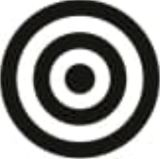
#> input picture inputs/omr_marker.jpg, 160 x 159 px; its folder holds only this picture in this run
$ python -i utils.py   (imports and definitions only)   (older library calls are emulated)
#> lines starting #> are read from the running program, lines starting #| are printed output that depends on the picture; after the words box and inside, x2 and y2 are one past the last pixel; in counts of white or black regions, pixels touching at a corner belong together
"""

Bu forku Düzenleyenler
MEB Cisco Python Eğitici Eğitimi - Grup 8 Üyeleri


Ana Proje
--------------------------------
Designed and Developed by-
Udayraj Deshmukh
https://github.com/Udayraj123

--------------------------------

"""
# Locals
saveImgList = {}
resetpos = [0,0]
# resim pencerelerini konumlandırmak için
windowX,windowY = 0,0

import re
import os
import sys
import cv2
import glob
import numpy as np
import pandas as pd
import matplotlib.pyplot as plt
plt.rcParams['figure.figsize'] = (10.0, 8.0)

from pathlib import Path
from random import randint
from imutils import grab_contours
# from skimage.filters import threshold_adaptive

import config
import template

# [34 lines left out: functions setup_dirs, waitQ, not called in this run]


def normalize_util(img, alpha=0, beta=255):
    return cv2.normalize(img, alpha, beta, norm_type=cv2.NORM_MINMAX)


# [187 lines left out: functions normalize_hist, resize_util, resize_util_h, show, putLabel, drawTemplateLayout and 3 more, not called in this run]


def dist(p1, p2):
    return np.linalg.norm(np.array(p1) - np.array(p2))


# [4 lines left out: function get_reflection, not called in this run]


def printbuf(x):
    sys.stdout.write(str(x))
    sys.stdout.write('\r')


# [38 lines left out: functions get_fourth_pt, angle, checkMaxCosine, not called in this run]


def validateRect(approx):
    # TODO: add logic from app?!
    return len(approx) == 4 and checkMaxCosine(approx.reshape(4, 2))


# [11 lines left out: function auto_canny, not called in this run]


def resetSaveImg(key):
    global saveImgList
    saveImgList[key] = []

# [118 lines left out: functions appendSaveImg, findPage, getBestMatch, adjust_gamma, not called in this run]


clahe = cv2.createCLAHE(clipLimit=5.0, tileGridSize=(8, 8))
# TODO Fill these for stats
thresholdCircles = []
badThresholds = []
veryBadPoints = []


# [333 lines left out: functions getROI, handle_markers, getGlobalThreshold, getLocalThreshold, not called in this run]

# [14 lines of commented-out code are left out]


def saveImg(path, final_marked):
    print('Resim ' + path + ' konumuna kaydediliyor')
    cv2.imwrite(path, final_marked)


# [381 lines left out: functions readResponse, saveOrShowStacks, not called in this run]

>>> import cv2
>>> picture = cv2.imread('inputs/omr_marker.jpg')
#> picture is the input picture: shape (159, 160, 3); mean B, G, R 141.6, 144.1, 143.9
>>> result = findPage(picture)
#> in findPage, `ret, image_norm = cv2.threshold(image_norm, 200, 255, cv2.THRESH_TRUNC)`:
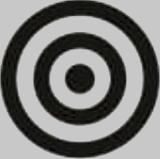
#> image_norm: shape (159, 160, 3); mean B, G, R 118.3, 120.1, 119.9
#> call 2 of normalize_util, with alpha = 0, beta = 255
#> in normalize_util (call 2), `return cv2.normalize(img, alpha, beta, norm_type=cv2.NORM_MINMAX)`:
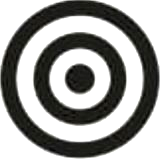
#> returned value: shape (159, 160, 3); mean of channels 0, 1, 2 150.9, 153.1, 152.9; drawn as B, G, R
#> in findPage, `closed = cv2.morphologyEx(image_norm, cv2.MORPH_CLOSE, kernel)`:
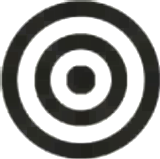
#> closed: shape (159, 160, 3); mean B, G, R 155.3, 157.5, 157.3
#> in findPage, `edge = cv2.Canny(closed, 185, 55)`:
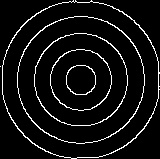
#> edge: shape (159, 160); 6.8% white in thin lines or dots
#> in findPage, `cnts = grab_contours( cv2.findContours( edge, cv2.RETR_LIST, cv2.CHAIN..`: cnts = 11 contours, 1 with area under 20; largest, box (x1, y1, x2, y2) and area: (2, 0, 160, 159) 19706, (2, 1, 159, 159) 19570, (17, 16, 145, 144) 12676, (17, 16, 145, 144) 12563, (34, 33, 128, 126) 6797
#> in findPage, `cnts = [cv2.convexHull(c) for c in cnts]`: cnts = 11 contours, 1 with area under 20; largest, box (x1, y1, x2, y2) and area: (2, 0, 160, 159) 19904, (2, 1, 159, 159) 19714, (17, 16, 145, 144) 12780, (17, 16, 145, 144) 12664, (34, 33, 128, 126) 6863
#> in findPage, `cnts = sorted(cnts, key=cv2.contourArea, reverse=True)[:5]`: cnts = 5 contours; box (x1, y1, x2, y2) and area: (2, 0, 160, 159) 19904, (2, 1, 159, 159) 19714, (17, 16, 145, 144) 12780, (17, 16, 145, 144) 12664, (34, 33, 128, 126) 6863
#> the loop in findPage, `for c in cnts:` made 5 passes
#> result = []
